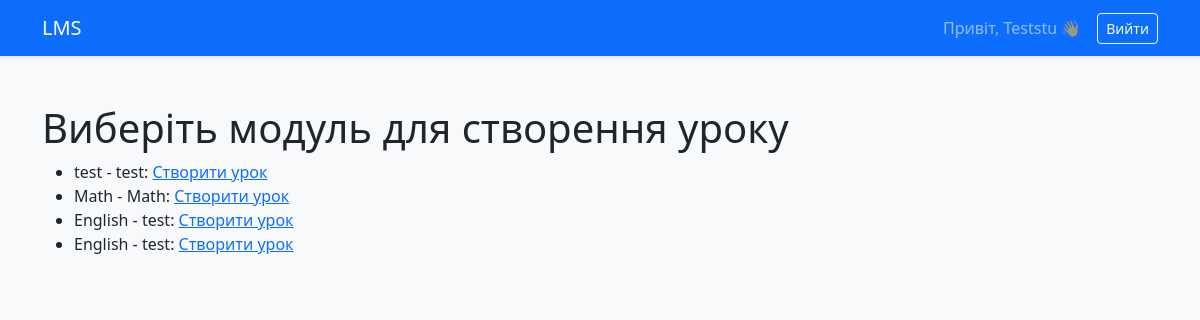
The app's page /select_module/ (signed in) with its own data.
### lms/models.py (models this page shows, shortened)
class Module(models.Model):
    course = models.ForeignKey(Course, on_delete=models.CASCADE, related_name='modules')
    title = models.CharField(max_length=200)

class Course(models.Model):
    title = models.CharField(max_length=200)
    description = models.TextField()
    created_at = models.DateTimeField(auto_now_add=True)
    students = models.ManyToManyField(User, related_name='enrolled_courses', blank=True)

### lms/views.py (the view)
# urls.py: path('select_module/', views.select_module, name='select_module'),
@login_required
@teacher_required
def select_module(request):
    modules = Module.objects.all()
    return render(request, 'lms/select_module.html', {'modules': modules})

### lms/views.py (called while the page is built)
def teacher_required(view_func):
    @wraps(view_func)
    def _wrapped_view(request, *args, **kwargs):
        if request.user.is_authenticated:
            if not hasattr(request.user, 'profile'):
                Profile.objects.create(user=request.user, role='student')
            if request.user.profile.role in ['teacher', 'admin'] or request.user.is_superuser:
                return view_func(request, *args, **kwargs)
        return HttpResponseForbidden("Доступ заборонено: потрібен викладач")
    return _wrapped_view

### lms/templates/lms/select_module.html (shortened to what this page needs)
{% extends "base.html" %}
{% block content %}
<h1>Виберіть модуль для створення уроку</h1>
<ul>
  {% for module in modules %}
    <li>
      {{ module.course.title }} - {{ module.title }}:
      <a href="{% url 'create_lesson' module.id %}">Створити урок</a>
    </li>
  {% empty %}
    <li>Модулів ще немає</li>
  {% endfor %}
</ul>
{% endblock %}

### lms/templates/base.html (shortened to what this page needs)
<!DOCTYPE html>
<html lang="uk">
<head>
    <link href="https://cdn.jsdelivr.net/npm/bootstrap@5.3.2/dist/css/bootstrap.min.css" rel="stylesheet">
</head>
<body class="bg-light">
<nav class="navbar navbar-expand-lg navbar-dark bg-primary shadow-sm">
    <div class="container">
        <a class="navbar-brand" href="{% url 'home' %}">LMS</a>
        <div class="collapse navbar-collapse justify-content-end">
            {% if user.is_authenticated %}
                <span class="navbar-text me-3">
                    Привіт, {{ user.username }} 👋
                </span>
                <form method="post" action="{% url 'logout' %}">
                    <button class="btn btn-outline-light btn-sm">
                        Вийти
                    </button>
                </form>
            {% else %}
                <a href="{% url 'login' %}" class="btn btn-light btn-sm me-2">Увійти</a>
                <a href="{% url 'register' %}" class="btn btn-warning btn-sm">Реєстрація</a>
            {% endif %}
        </div>
    </div>
</nav>
<div class="container mt-5">
    {% block content %}
    {% endblock %}
</div>
</body>
</html>

### records on screen
Module: course "test", title "test"
Module: course "Math", title "Math"
Module: course "English", title "test"
Module: course "English", title "test"

### other values on screen
{{ user.username }} "Teststu"
